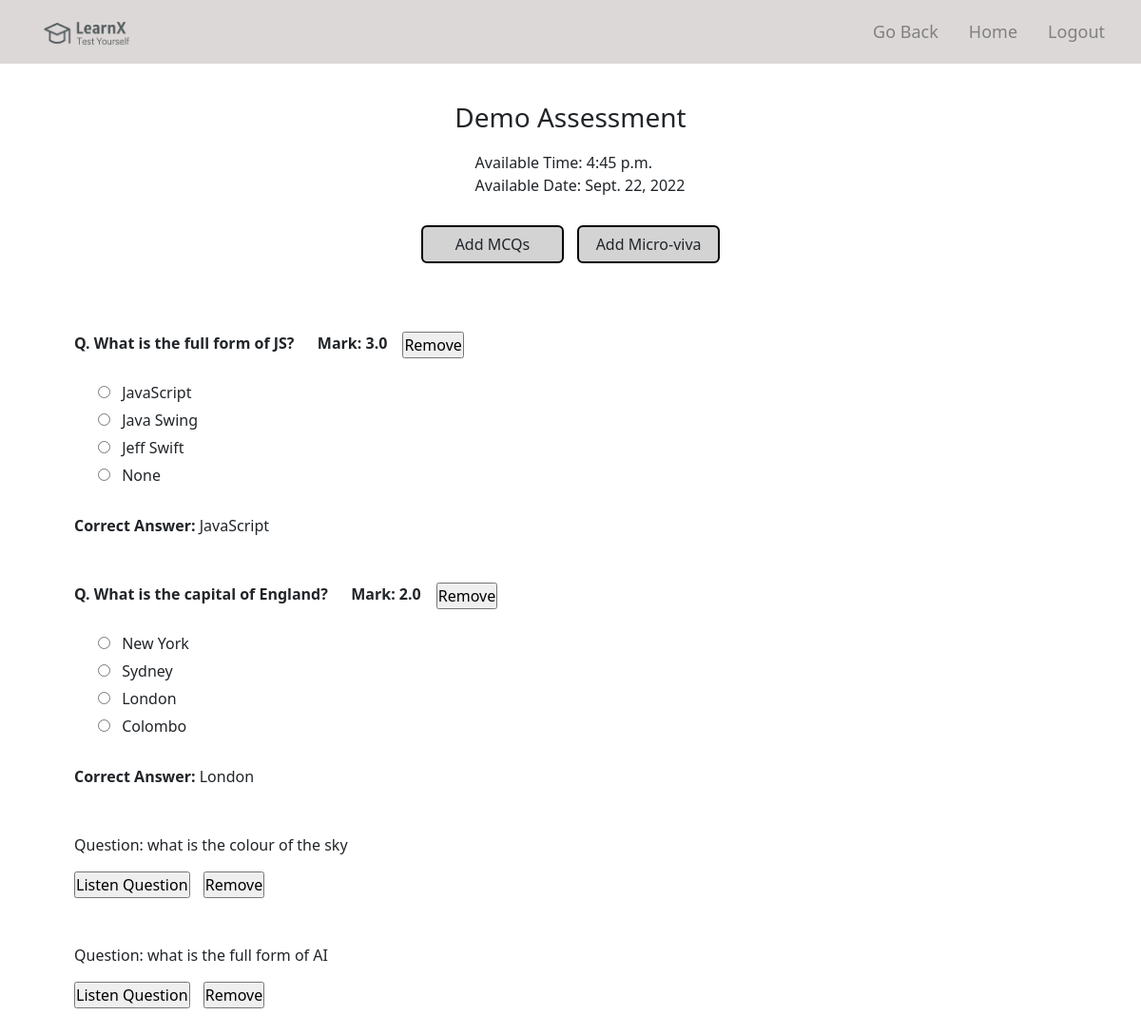
/inside-assesment-evaluator/Demo Assessment/ (signed in), run on the app's committed database.
### blog/models.py (models this page shows, shortened)
class Assestment(models.Model):
    slug = models.SlugField(null=True, blank=True)
    created_at = models.DateField(default=date.today)
    assesment_title = models.CharField(max_length=255, null=True)
    cohort = models.ForeignKey(ExamCohort, on_delete=models.SET_NULL, null=True, blank=True)
    available_time = models.TimeField(blank=True,null=True)
    available_date = models.DateField(blank=True,null=True)

class ExamMCQ(models.Model):
    question = models.CharField(max_length=255, null=True)
    optionA =  models.CharField(max_length=255, null=True)
    optionB =  models.CharField(max_length=255, null=True)
    optionC =  models.CharField(max_length=255, null=True)
    optionD =  models.CharField(max_length=255, null=True)
    correctAns = models.CharField(max_length=255, null=True)
    user = models.ForeignKey(User, on_delete=models.CASCADE, null=True)
    assessmentTitle = models.ForeignKey(Assestment, on_delete=models.CASCADE, null=True)
    marks = models.FloatField(null=True, blank=True)
    q_type = models.CharField(max_length=50, null=True)
    class Meta:
        ordering = ["-id"]

class saveViva(models.Model):
    cohortName = models.ForeignKey(ExamCohort,on_delete=models.CASCADE, null = True, blank=True)
    assessmentTitle = models.ForeignKey(Assestment, on_delete=models.CASCADE, null=True)
    vivaQuestion = models.CharField(max_length=255, null=True)
    vivaMark = models.FloatField(null=True, blank=True)
    vivaCorrect = models.CharField(max_length=255, null=True)
    qv_type = models.CharField(max_length=50, null=True)
    class Meta:
        ordering = ["-id"]

### blog/views.py (the view, shortened to what this page needs)
# urls.py: path("inside-assesment-evaluator/<str:assesment_slug>/", inside_assesment_evaluator, name="InsideAssesment"),
def inside_assesment_evaluator(request, assesment_slug):
    assesObj = get_object_or_404(Assestment, slug=assesment_slug)
    viewMcq = ExamMCQ.objects.filter(
        assessmentTitle = assesObj
    )
    viewViva = saveViva.objects.filter(
        assessmentTitle = assesObj
    )
    show_viva = list(saveViva.objects.filter(assessmentTitle = assesObj).values_list("vivaQuestion", flat=True))
    vivamarks = list(saveViva.objects.filter(assessmentTitle = assesObj).values_list("vivaMark", flat=True))
    vivaans = list(saveViva.objects.filter(assessmentTitle = assesObj).values_list("vivaCorrect", flat=True))
    v_list = json.dumps(show_viva)
    v_mark = json.dumps(vivamarks)
    v_ans = json.dumps(vivaans)
    args = {
        "assesObj": assesObj,
        "viewMcq": viewMcq,
        "viewViva": viewViva,
    }
    return render(request, "evaluator/inside_assessment_evaluator.html", args)

### templates/evaluator/inside_assessment_evaluator.html (shortened to what this page needs)
<!DOCTYPE html>
<html lang="en">
<head>
    {% load static %}
    <link href="https://cdn.jsdelivr.net/npm/bootstrap@5.2.0-beta1/dist/css/bootstrap.min.css" rel="stylesheet" >
    <link rel="stylesheet" href="{% static 'inside_assessment_evaluator.css' %}">
</head>
<body>
    <header>
        <div class="top-content">
          {% if user.is_authenticated %}
          <div class="container d-flex justify-content-between p-2">
            <a class="navbar-brand" href="#">
              <img src="{% static 'images/transparent_logo.png' %}" width="105px" height="50px" alt="" class="d-inline-block align-text-top">
            </a>
            <div class="d-grid gap-2 d-md-flex">
              <div class="topbar d-md-flex">
                <a class="text-light" href="{%  url 'view_assessment' assesObj.cohort.slug %}"><p>Go Back</p></a>&emsp;&emsp;
                <a class="text-light" href="{% url 'home' %}"><p>Home</p></a>&emsp;&emsp;
                <a class="text-light" href="{% url 'account_logout' %}"><p>Logout</p></a>
              </div>
            </div>
          {% endif %}
        </div>
    </header>
    <section class="mainbody">
        <h3 style="text-align: center;">{{assesObj.assesment_title}}</h3>
        <div class="dueavailable">
            <div style="padding-left: 20px;">
                <p>Available Time: {{ assesObj.available_time }}</p>
                <p>Available Date: {{ assesObj.available_date }}</p>
            </div>
        </div>
    </section>
    <div class="addquestions text-center">
        <div>
            <button type="button" class="btn btn-question" data-bs-toggle="modal" data-bs-target="#mcqModal" style="margin-right: 5px";>Add MCQs</button>
            <button type="button" class="btn btn-question" data-bs-toggle="modal" data-bs-target="#vivaModal" style="margin-left: 5px";>Add Micro-viva</button> <br><br>
    <section class="questions">
        <div class="container p-5">
            <div>
                {% for i in viewMcq %}
                <div style="display: flex;">
                    <b>Q. {{ i.question }} &emsp; Mark: {{ i.marks }}</b> &emsp;
                    <form action ="{% url 'delete_mcq' i.id %}" method="POST">
                    <input type="submit" name="delete_mcq" value="Remove"></a></form>
                </div> <br>
                <div style="padding-left: 25px;" id="options">
                    <input type="radio" id="opa" name="option" value="Option A">
                    <label for="html">{{ i.optionA }}</label><br>
                    <input type="radio" id="opb" name="option" value="Option B">
                    <label for="html">{{ i.optionB }}</label><br>
                    <input type="radio" id="opc" name="option" value="Option C">
                    <label for="html">{{ i.optionC }}</label><br>
                    <input type="radio" id="opd" name="option" value="Option D">
                    <label for="html">{{ i.optionD }}</label><br>
                </div> <br>
                <div><strong>Correct Answer: </strong>{{ i.correctAns }} </div> <br><br>
                {% endfor %}
            </div>
            <div>
                {% for i in viewViva %}
                <div>
                    <p>Question: {{i.vivaQuestion}} &emsp; &emsp;</p>
                    <form action ="{% url 'delete_viva' i.id %}" method="POST">
                    <input type="button" name="hearquestion" value="Listen Question" onclick="listenAudio('{{i.vivaQuestion}}')">
                    <input style="margin-left: 10px;" type="submit" name="delete_viva" value="Remove"></form>
                </div>
                 <br>
                <br>
                {%endfor%}
            </div>
        </div>
    </section>
</body>
</html>

### blog/static/inside_assessment_evaluator.css (style rules this page uses)
* { margin: 0; padding: 0; }
.text-light { text-decoration: none; }
.topbar { align-items: center; }
.topbar a p { color: gray; font-size: 18px; font-weight: 450; margin-bottom: 0px; }
.top-content { background: #ddd8d8; }
.dueavailable { padding-top: 10px; display: flex; justify-content: center; }
.dueavailable p { margin-bottom: 0px; }
.mainbody { padding-top: 40px; }
.questions { text-align: left; }
.questions label { padding-left: 8px; padding-bottom: 5px; }
.btn-question { background: lightgray; width: 150px; font-weight: 500; border: 2px solid black; }
.addquestions { margin-top: 30px; }

### data on the page
Assestment: assesment_title "Demo Assessment", available_time "4:45 p.m.", available_date "Sept. 22, 2022"
ExamMCQ: question "What is the full form of JS?", marks "3.0", optionA "JavaScript", optionB "Java Swing", optionC "Jeff Swift", optionD "None", correctAns "JavaScript"
ExamMCQ: question "What is the capital of England?", marks "2.0", optionA "New York", optionB "Sydney", optionC "London", optionD "Colombo", correctAns "London"
saveViva: vivaQuestion "what is the colour of the sky"
saveViva: vivaQuestion "what is the full form of AI"
